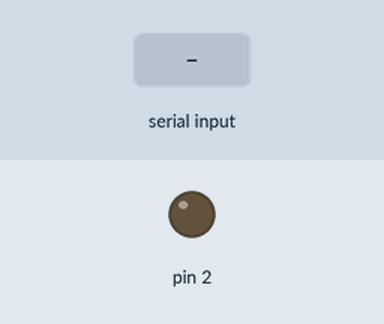
This sketch was run on a simulated Arduino Uno, built with avr-gcc and run on an emulated ATmega328P. Shown: output pins drawn as LEDs (lit = HIGH). The test bench sets the inputs (shaded band).

Above: at 1.2 s.
1.3 s: "a" received over Serial
At 2.2 s:
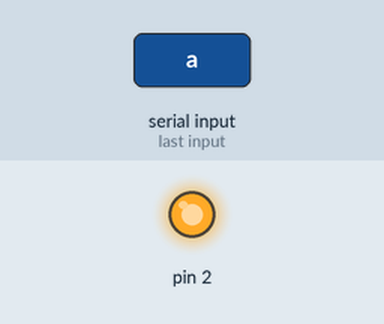
2.8 s: "b" received over Serial
At 3.4 s:
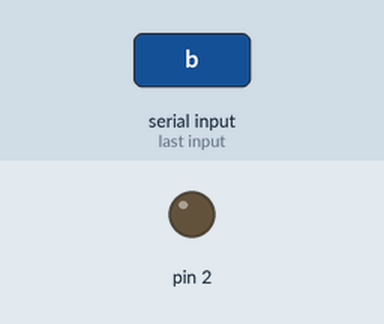
4.3 s: "c" received over Serial
At 5.7 s:
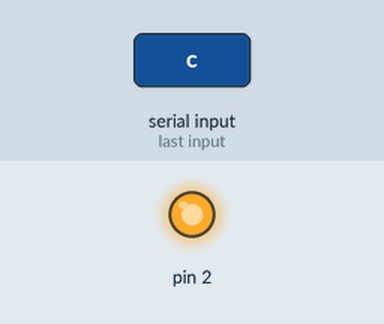
Timing chart, 0 to 7.3 s (numbered marks = the images above; inputs shaded):
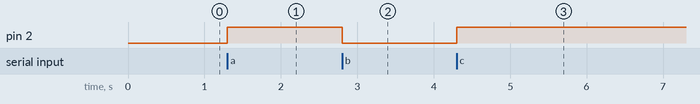

The sketch:

LedsBotones.ino
```cpp
const int ledA = 2;
const int ledV = 4;
const int ledR = 6;
void setup() {
  pinMode(2, OUTPUT);
  Serial.begin(9600);
}

void loop() {
  if(Serial.available()>0){
    char estado = Serial.read();
    if(estado =='a'){
      digitalWrite(2, HIGH);
      digitalWrite(4, HIGH);
      digitalWrite(6, HIGH);
    }else if(estado =='b'){
      digitalWrite(2, LOW);
      digitalWrite(4, LOW);
      digitalWrite(6, LOW);
      //Serial.println("LED apagado");
    }else if(estado == 'c'){
      digitalWrite(2, HIGH);
    }else if(estado == 'd'){
      digitalWrite(2, LOW);
    }else if(estado == 'f'){
      digitalWrite(4, HIGH);
    }else if(estado == 'g'){
      digitalWrite(4, LOW);
    }else if(estado == 'h'){
      digitalWrite(6, HIGH);
    }else if(estado == 'i'){
      digitalWrite(6, LOW);
    }
  }
}
```

Measured:
- after the input at 1.3 s, pin 2: LOW → HIGH at once
- after the input at 2.8 s, pin 2: HIGH → LOW at once
- after the input at 4.3 s, pin 2: LOW → HIGH at once
